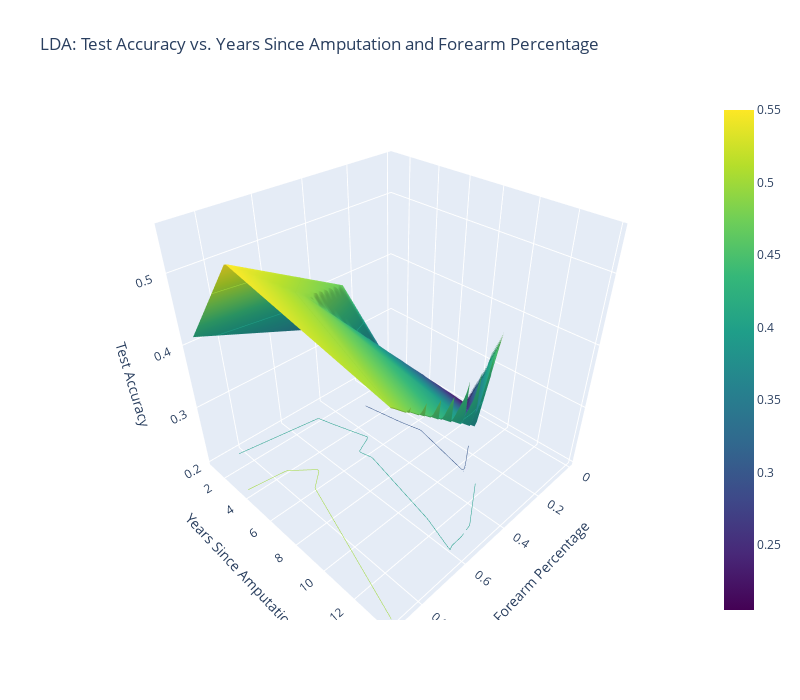

Notebook code for this chart:
### Code cell
# 3D Surface Plot for Accuracy vs Years Since Amputation & Forearm Percentage
x = results_df['ForearmPercentage']
y = results_df['YearsSinceAmputation']
z = results_df['TestAccuracy']

# Create a grid
xi = np.linspace(x.min(), x.max(), 100)
yi = np.linspace(y.min(), y.max(), 100)
xi, yi = np.meshgrid(xi, yi)
zi = griddata((x, y), z, (xi, yi), method='linear')

fig = go.Figure(data=[go.Surface(
    x=xi, y=yi, z=zi, colorscale='Viridis',
    contours=dict(z=dict(show=True, usecolormap=True, project_z=True))
)])

# Labels
fig.update_layout(
    title='LDA: Test Accuracy vs. Years Since Amputation and Forearm Percentage',
    scene=dict(
        xaxis_title='Forearm Percentage',
        yaxis_title='Years Since Amputation',
        zaxis_title='Test Accuracy',
    ),
    width=800,
    height=700
)

fig.show()

### Figure 1 — Plotly figure (JSON) as saved in the notebook; plotly's stock layout.template omitted (floating-point values rounded to 4 significant figures; data arrays with more than 128 entries replaced by an {"elided": "..."} marker saying what was removed)
{"data": [{"colorscale": [[0, "#440154"], [0.1111, "#482878"], [0.2222, "#3e4989"], [0.3333, "#31688e"], [0.4444, "#26828e"], [0.5556, "#1f9e89"], [0.6667, "#35b779"], [0.7778, "#6ece58"], [0.8889, "#b5de2b"], [1, "#fde725"]], "contours": {"z": {"project": {"z": true}, "show": true, "usecolormap": true}}, "type": "surface", "x": {"elided": "100x100 float values"}, "y": {"elided": "100x100 float values"}, "z": {"elided": "100x100 float values"}}], "layout": {"height": 700, "scene": {"xaxis": {"title": {"text": "Forearm Percentage"}}, "yaxis": {"title": {"text": "Years Since Amputation"}}, "zaxis": {"title": {"text": "Test Accuracy"}}}, "title": {"text": "LDA: Test Accuracy vs. Years Since Amputation and Forearm Percentage"}, "width": 800}}
